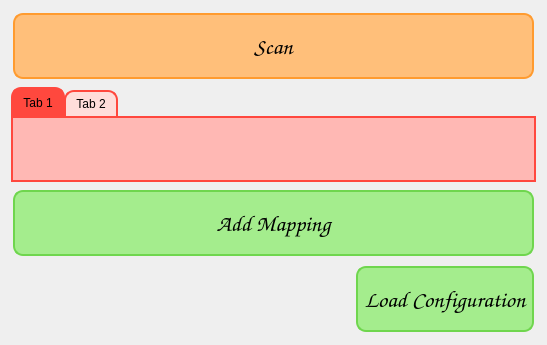
<?xml version="1.0" encoding="UTF-8"?>
<ui version="4.0">
 <class>ConfigPanel</class>
 <widget class="QWidget" name="ConfigPanel">
  <property name="geometry">
   <rect>
    <x>0</x>
    <y>0</y>
    <width>547</width>
    <height>345</height>
   </rect>
  </property>
  <property name="windowTitle">
   <string>MainWindow</string>
  </property>
  <property name="styleSheet">
   <string notr="true">
QPushButton{
		font: 17pt Comic Sans MS;
		background-color:#FFFEFE;
		height: 50px;
		border-radius:10px;
		border: 2px solid #FF483E;
		padding: 6px;
		margin:2px;
}

QPushButton:hover{
	background-color: #FFC9C3;
}</string>
  </property>
  <layout class="QVBoxLayout" name="verticalLayout_3">
   <item>
    <layout class="QVBoxLayout" name="verticalLayout">
     <item>
      <layout class="QHBoxLayout" name="scanContainer">
       <item>
        <widget class="QPushButton" name="scanButton">
         <property name="styleSheet">
          <string notr="true">#scanButton{
background-color:#FFBF7A;
	border:2px solid #FF9B2F;
}

#scanButton:hover{
	background-color:#FF9B2F;
}</string>
         </property>
         <property name="text">
          <string>Scan</string>
         </property>
        </widget>
       </item>
      </layout>
     </item>
     <item>
      <layout class="QVBoxLayout" name="tabsContainer">
       <item>
        <widget class="QTabWidget" name="tabWidget">
         <property name="styleSheet">
          <string notr="true">QTabWidget::pane {
    border: 2px solid #FF483E;
    background: #FFB8B4;
}

QTabBar::tab {
    border: 2px solid #FF483E;
	border-top-left-radius:10px;
	border-top-right-radius:10px;
	border-bottom:none;
}

QTabBar::tab:selected {
    background:#FF483E;
}

QTabBar::tab:!selected {
    background: #FFDDDA;
}

QTabBar::tab:!selected:hover {
    background: #FFB8B4;
}

QTabBar::tab:top:!selected {
    margin-top: 3px;
}

QTabBar::tab:bottom:!selected {
    margin-bottom: 3px;
}

QTabBar::tab:top, QTabBar::tab:bottom {
    min-width: 8ex;
    margin-right: -1px;
    padding: 5px 10px 5px 10px;
}

QTabBar::tab:top:selected {
    border-bottom-color: none;
}

QTabBar::tab:bottom:selected {
    border-top-color: none;
}

QTabBar::tab:top:last, QTabBar::tab:bottom:last,
QTabBar::tab:top:only-one, QTabBar::tab:bottom:only-one {
    margin-right: 0;
}

QTabBar::tab:left:!selected {
    margin-right: 3px;
}

QTabBar::tab:right:!selected {
    margin-left: 3px;
}

QTabBar::tab:left, QTabBar::tab:right {
    min-height: 8ex;
    margin-bottom: -1px;
    padding: 10px 5px 10px 5px;
}

QTabBar::tab:left:selected {
    border-left-color: none;
}

QTabBar::tab:right:selected {
    border-right-color: none;
}

QTabBar::tab:left:last, QTabBar::tab:right:last,
QTabBar::tab:left:only-one, QTabBar::tab:right:only-one {
    margin-bottom: 0;
}</string>
         </property>
         <property name="currentIndex">
          <number>0</number>
         </property>
         <widget class="QWidget" name="tab1">
          <attribute name="title">
           <string>Tab 1</string>
          </attribute>
          <layout class="QVBoxLayout" name="verticalLayout_2"/>
         </widget>
         <widget class="QWidget" name="tab2">
          <attribute name="title">
           <string>Tab 2</string>
          </attribute>
         </widget>
        </widget>
       </item>
      </layout>
     </item>
     <item>
      <layout class="QHBoxLayout" name="horizontalLayout_2">
       <item>
        <widget class="QPushButton" name="addMappingButton">
         <property name="styleSheet">
          <string notr="true">#addMappingButton{
background-color:#A4ED8D;
	border:2px solid #6FD64E;
}

#addMappingButton:hover{
	background-color:#6FD64E;
}

#addMappingButton:disabled{
	background-color:#FFFEFE;
}</string>
         </property>
         <property name="text">
          <string>Add Mapping</string>
         </property>
        </widget>
       </item>
      </layout>
     </item>
     <item>
      <layout class="QHBoxLayout" name="horizontalLayout">
       <item>
        <spacer name="horizontalSpacer">
         <property name="orientation">
          <enum>Qt::Horizontal</enum>
         </property>
         <property name="sizeHint" stdset="0">
          <size>
           <width>40</width>
           <height>20</height>
          </size>
         </property>
        </spacer>
       </item>
       <item>
        <widget class="QPushButton" name="loadConfigButton">
         <property name="styleSheet">
          <string notr="true">#loadConfigButton{
background-color:#A4ED8D;
	border:2px solid #6FD64E;
}

#LoadConfigButton:hover{
	background-color:#6FD64E;
}

#loadConfigButton:disabled{
	background-color:#FFFEFE;
}

#loadConfigButton:hover{
	background-color:#6FD64E;
}</string>
         </property>
         <property name="text">
          <string>Load Configuration</string>
         </property>
        </widget>
       </item>
      </layout>
     </item>
    </layout>
   </item>
  </layout>
 </widget>
 <layoutdefault spacing="6" margin="11"/>
 <resources/>
 <connections/>
</ui>
